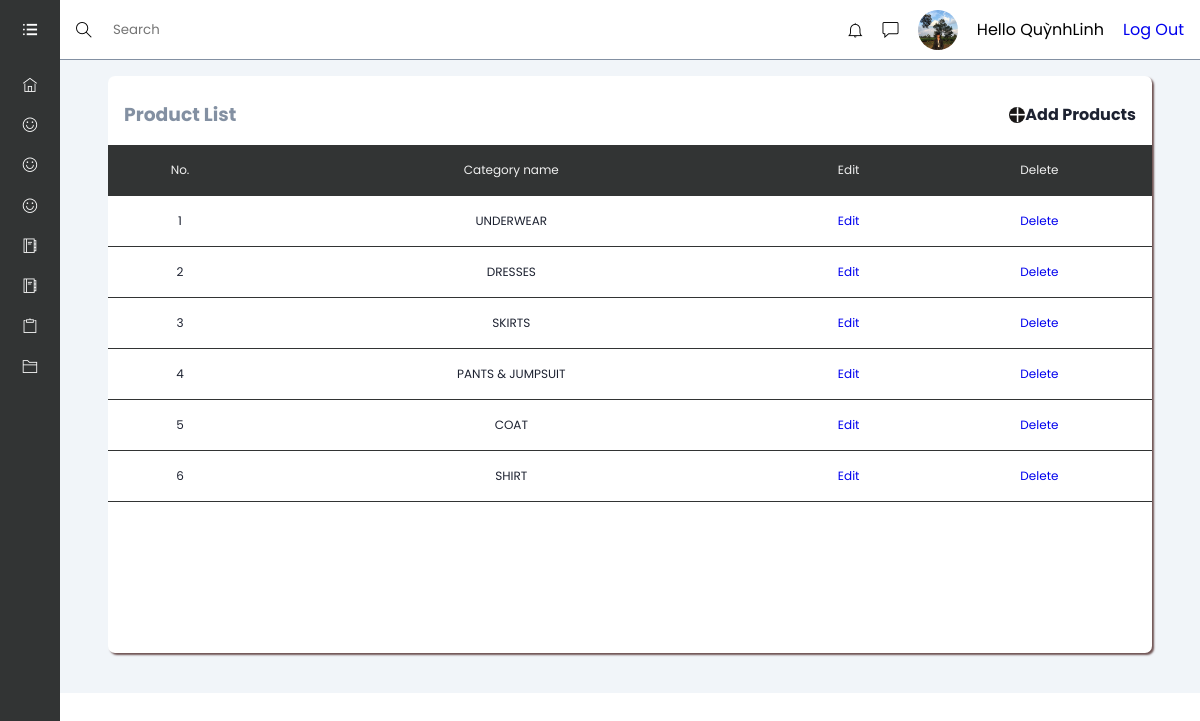
The page /admin/catlist.php (signed in) on the database as committed earlier.
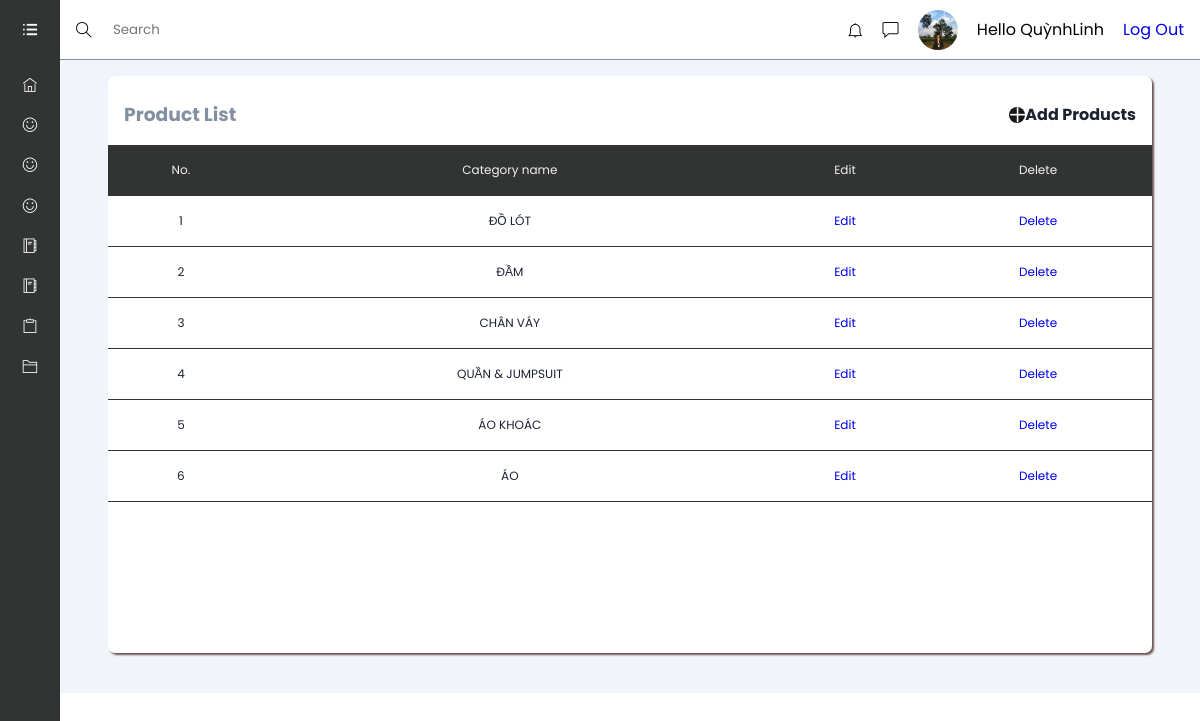
The same page on the database as committed later.
### tables this page shows
CREATE TABLE `category` (
  `catId` int(11) NOT NULL,
  `catName` varchar(255) NOT NULL
);

### lib/database.php (called while the page is built, shortened)
<?php
    Class Database{
        public $host   = DB_HOST;
        public $user   = DB_USER;
        public $pass   = DB_PASS;
        public $dbname = DB_NAME;
        public $link;
        private function connectDB(){
        $this->link = new mysqli($this->host, $this->user, $this->pass,
            $this->dbname);
        }
        public function select($query){
            $result = $this->link->query($query) or
            die($this->link->error.__LINE__);
            if($result->num_rows > 0){
                return $result;
            } else {
                return false;
            }
        }
}

### classses/category.php (called while the page is built, shortened)
<?php
    $filepath = realpath(dirname(__FILE__));
    include_once($filepath.'/../lib/database.php');
?>
<?php
    class category
    {
        private $db;
        public function __construct()
        {
            $this->db = new Database();
        }
        public function show_category()
        {
            $query = "SELECT * FROM category order by catId desc";
            $result = $this->db->select($query);
            return $result;
        }
    }
?>

### admin/catlist.php (the view, shortened to what this page needs)
<!DOCTYPE html>
<html lang="en">
<head>
    <link rel="stylesheet" href="assets/font/themify-icons/themify-icons.css">
    <link rel="stylesheet" href="assets/css/sp.css">
</head>
<?php include '../classses/category.php' ?>
<?php
    $cat = new category();
?>
<body>
    <?php include './inc/sidebar.php' ?>
    <div class="main-content">
        <?php include './inc/header.php' ?>
        <main>
            <section class="recent">
            <div class="activity-grid">
                <div class="activity-card">
                    <div class="activity-header">
                        <h3>Product List</h3>
                        <div class="activity-more">
                            <span class="ti-plus"></span>
                            <a href="catadd.php"> <h4>Add Products</h4></a>
                        </div>
                    </div>
                    <div class="table-responsive">
                        <table>
                            <thead>
                                <tr>
                                    <th>No.</th>
                                    <th>Category name</th>
                                    <th>Edit</th>
                                    <th>Delete</th>
                                </tr>
                            </thead>
                            <tbody>
                            <?php
                                $show_cate = $cat->show_category();
                                if ($show_cate) {
                                    $i = 0 ;
                                    while($result = $show_cate->fetch_assoc()) {
                                    $i++;
                                ?>
                                <tr>
                                    <td><?php echo $i ?></td>
                                    <td><?php echo $result['catName'] ?></td>
                                    <td>
                                        <a href="catedit.php?catid=<?php echo $result['catId'] ?>" class="img-link">Edit</a>
                                    </td>
                                    <td>
                                    <a onclick="return confirm('Are you sure you want to delete?')" href="?delid=<?php echo $result['catId'] ?>" class="img-link"class ="cat__link">Delete</a>
                                    </td>
                                </tr>
                                <?php
							         }
						        }
				                 ?>
                            </tbody>
                        </table>
                    </div>
                </div>
            </div>
            </section>
        </main>
    </div>
</body>
</html>

Rows that differ between the two databases and show on the page:
changed category: catName "UNDERWEAR" → "ĐỒ LÓT"
changed category: catName "DRESSES" → "ĐẦM"
changed category: catName "SKIRTS" → "CHÂN VÁY"
changed category: catName "PANTS & JUMPSUIT" → "QUẦN & JUMPSUIT"
changed category: catName "COAT" → "ÁO KHOÁC"
changed category (number 6 of 6 on the later page): catName "SHIRT" → "ÁO"
